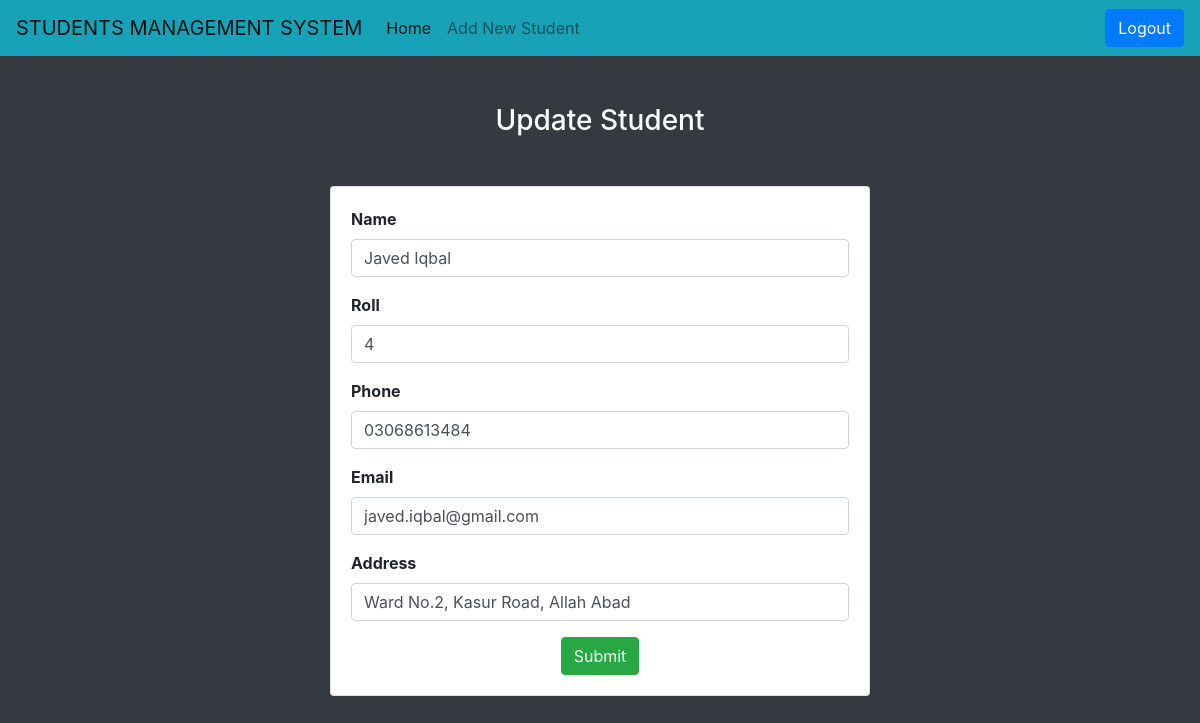
/update_student/5/, run on the app's committed database.
### base/models.py (models this page shows)
class RegStu(models.Model):
    name = models.CharField(max_length=50)
    roll = models.IntegerField(null=None)
    phone = models.CharField(max_length=14)
    email = models.CharField(max_length=50)
    address = models.CharField(max_length=200)

### base/views.py (the view)
# urls.py: path('update_student/<int:std_id>/', views.UpdateStudent, name='update_student'),
def UpdateStudent(request, std_id):
    std = RegStu.objects.get(pk=std_id)
    context = {'std':std}
    return render(request, 'base/update_student.html', context)

### base/templates/base/update_student.html (shortened to what this page needs)
<!doctype html>
<html lang="en">
  <head>
    <link rel="stylesheet" href="https://cdn.jsdelivr.net/npm/bootstrap@4.0.0/dist/css/bootstrap.min.css">
  </head>
  <body class="bg-dark">
    {% include './navbar.html' %}
    <h3 class='text-center my-5 text-white'>Update Student</h3>
    <div class='container'>
        <div class='row justify-content-center'>
            <div class='col-md-6'>
                <div class='card'>
                    <div class='card-body'>
                        <form action="{% url 'do_update_student' std.id %}" method="post">
                            <div class="mb-3">
                                <b><label for="name" class="form-label">Name</label></b>
                                <input type="name" name='name' value='{{std.name}}' class="form-control" id="name" aria-describedby="uame" placeholder="Enter Student Name" Required>
                            </div>
                            <div class="mb-3">
                                <b><label for="roll" class="form-label">Roll</label></b>
                                <input type="roll" name='roll' value='{{std.roll}}' class="form-control" id="roll" aria-describedby="roll" placeholder="Enter Student Roll" Required>
                            </div>
                            <div class="mb-3">
                                <b><label for="phone" class="form-label">Phone</label></b>
                                <input type="phone" name='phone' value='{{std.phone}}' class="form-control" id="phone" aria-describedby="phone" placeholder="Enter Student Phone" Required>
                            </div>
                            <div class="mb-3">
                                <b><label for="email" class="form-label">Email</label></b>
                                <input type="email" name='email' value='{{std.email}}' class="form-control" id="email" aria-describedby="email" placeholder="Enter Student Email" Required>
                            </div>
                            <div class="mb-3">
                                <b><label for="address" class="form-label">Address</label></b>
                                <input type="address" name='address' value='{{std.address}}' class="form-control" id="address" aria-describedby="address" placeholder="Enter Student Address" Required>
                            </div>
                              <div class="d-flex justify-content-center">
                                <button type="submit" class="btn btn-success">Submit</button>
                              </div>
                          </form>
                    </div>
                </div>
            </div>
        </div>
    </div>
  </body>
</html>

### data on the page
RegStu: name "Javed Iqbal", roll "4", phone "03068613484", email "javed.iqbal@gmail.com", address "Ward No.2, Kasur Road, Allah Abad"
